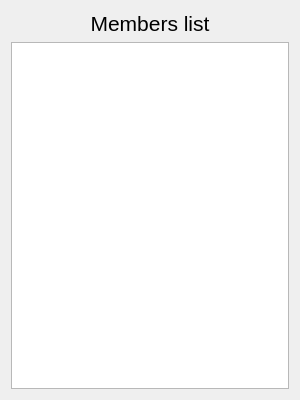
<?xml version="1.0" encoding="UTF-8"?>
<ui version="4.0">
 <class>MembersListDialog</class>
 <widget class="QDialog" name="MembersListDialog">
  <property name="geometry">
   <rect>
    <x>0</x>
    <y>0</y>
    <width>300</width>
    <height>400</height>
   </rect>
  </property>
  <property name="minimumSize">
   <size>
    <width>300</width>
    <height>400</height>
   </size>
  </property>
  <property name="maximumSize">
   <size>
    <width>400</width>
    <height>450</height>
   </size>
  </property>
  <property name="windowTitle">
   <string>Dialog</string>
  </property>
  <layout class="QVBoxLayout" name="verticalLayout_2">
   <item>
    <layout class="QVBoxLayout" name="verticalLayout">
     <item>
      <widget class="QLabel" name="labelTitle">
       <property name="font">
        <font>
         <pointsize>16</pointsize>
        </font>
       </property>
       <property name="text">
        <string>Members list</string>
       </property>
       <property name="alignment">
        <set>Qt::AlignCenter</set>
       </property>
      </widget>
     </item>
     <item>
      <widget class="QListWidget" name="listMembers"/>
     </item>
    </layout>
   </item>
  </layout>
 </widget>
 <resources/>
 <connections/>
</ui>
